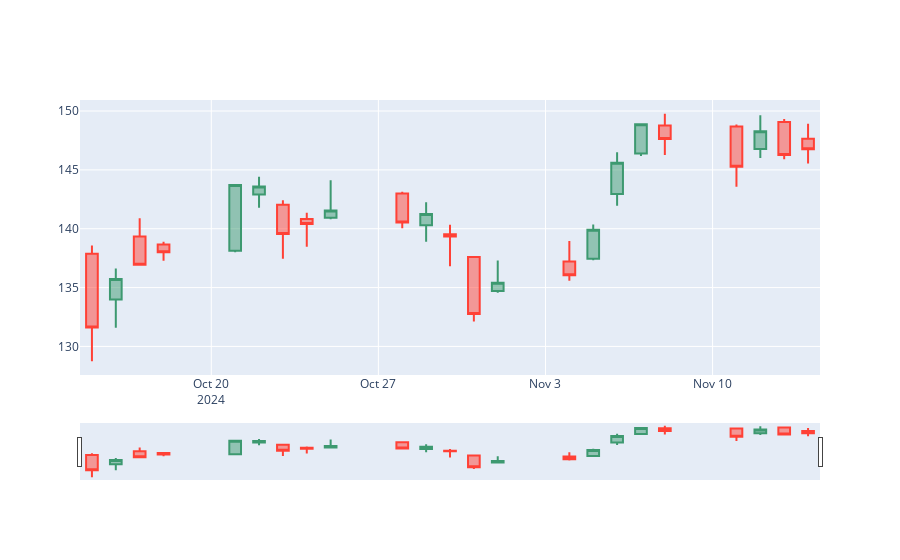

Notebook code for this chart:
### Code cell
nvda.history().reset_index()
fig = go.Figure(data=go.Candlestick(x=nvda.history().index,
                open=nvda.history()["Open"],
                high=nvda.history()["High"],
                low=nvda.history()["Low"],
                close=nvda.history()["Close"]))

fig.show()
